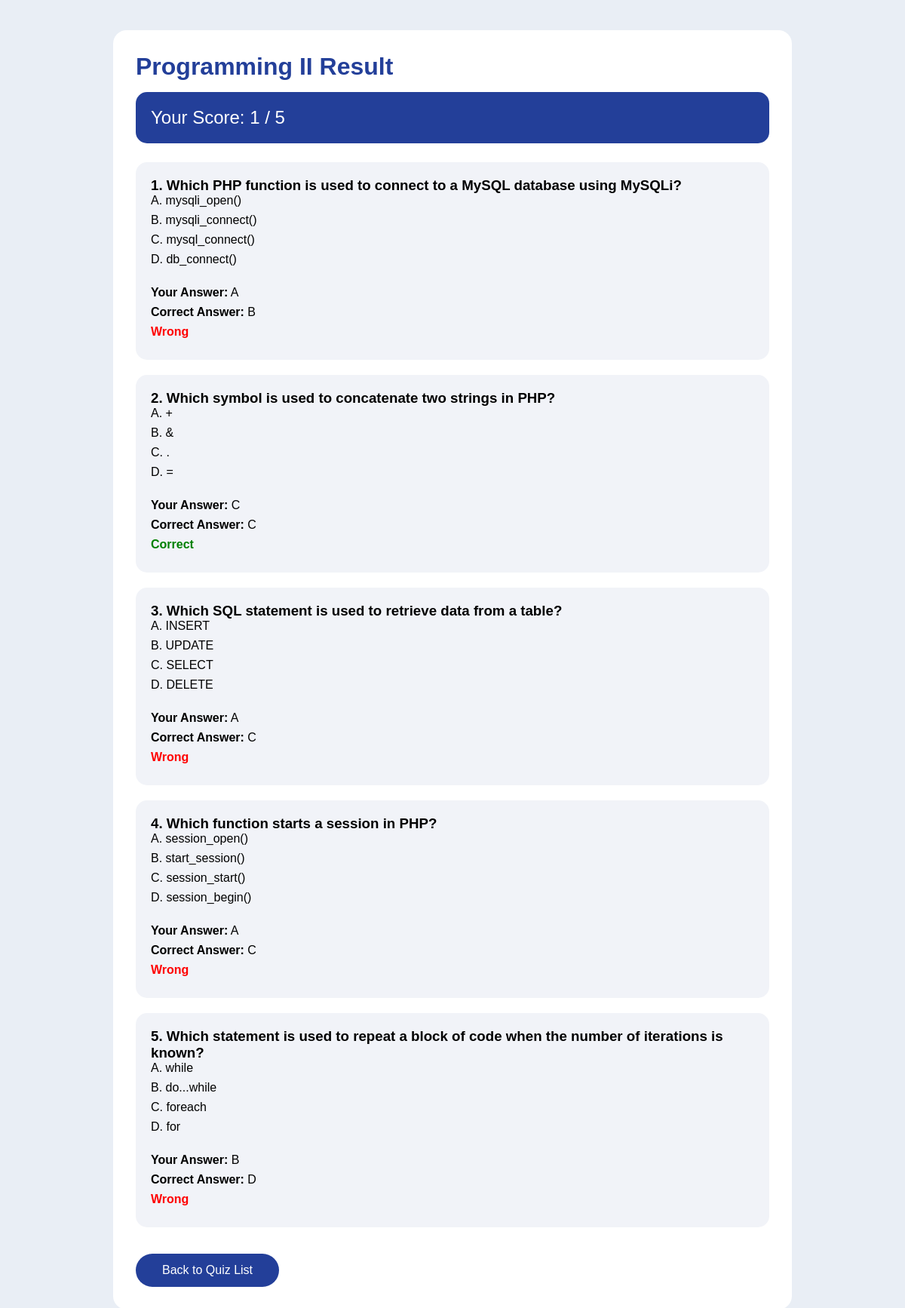
The app's page /quiz_result.php?attemptID=11 (signed in) with its own data.
### tables this page shows
CREATE TABLE `quiz` (
  `quizID` varchar(20) NOT NULL COMMENT 'Quiz identifier',
  `matricNoTutor` varchar(20) NOT NULL COMMENT 'Tutor who created quiz',
  `title` varchar(255) NOT NULL,
  `description` varchar(100) NOT NULL,
  `category` varchar(100) DEFAULT NULL,
  `difficulty` varchar(50) DEFAULT NULL,
  `cover` varchar(255) DEFAULT NULL,
  `time_limit` int(11) DEFAULT NULL,
  `attempts` int(11) DEFAULT NULL
);

CREATE TABLE `quiz_attempts` (
  `attemptID` int(11) NOT NULL,
  `quizID` varchar(20) NOT NULL,
  `matricNoStudent` varchar(20) NOT NULL,
  `score` int(11) NOT NULL,
  `total_question` int(11) NOT NULL,
  `user_answer` text NOT NULL,
  `attempt_date` timestamp NOT NULL DEFAULT current_timestamp() ON UPDATE current_timestamp()
);

CREATE TABLE `quiz_question` (
  `questionID` int(11) NOT NULL,
  `quizID` varchar(20) NOT NULL,
  `question` text NOT NULL,
  `optionA` varchar(255) NOT NULL,
  `optionB` varchar(255) NOT NULL,
  `optionC` varchar(255) NOT NULL,
  `optionD` varchar(255) NOT NULL,
  `correct_answer` varchar(10) NOT NULL
);

### quiz_result.php (the view, shortened to what this page needs)
<?php
include 'db_connect.php';
$attemptID = $_GET['attemptID'];
$matricNoStudent = $_SESSION['matric'];
$sqlAttempt = "SELECT * FROM quiz_attempts
               WHERE attemptID = ? AND matricNoStudent = ?";
$stmtAttempt = mysqli_prepare($conn, $sqlAttempt);
mysqli_stmt_bind_param($stmtAttempt, "is", $attemptID, $matricNoStudent);
mysqli_stmt_execute($stmtAttempt);
$attemptResult = mysqli_stmt_get_result($stmtAttempt);
$attempt = mysqli_fetch_assoc($attemptResult);
$quizID = $attempt['quizID'];
$userAnswers = json_decode($attempt['user_answer'], true);
$sqlQuiz = "SELECT * FROM quiz WHERE quizID = ?";
$stmtQuiz = mysqli_prepare($conn, $sqlQuiz);
mysqli_stmt_bind_param($stmtQuiz, "s", $quizID);
mysqli_stmt_execute($stmtQuiz);
$quizResult = mysqli_stmt_get_result($stmtQuiz);
$quiz = mysqli_fetch_assoc($quizResult);
$sqlQuestion = "SELECT * FROM quiz_question WHERE quizID = ?";
$stmtQuestion = mysqli_prepare($conn, $sqlQuestion);
mysqli_stmt_bind_param($stmtQuestion, "s", $quizID);
mysqli_stmt_execute($stmtQuestion);
$questionResult = mysqli_stmt_get_result($stmtQuestion);
?>
<!DOCTYPE html>
<html>
<head>
</head>
<body>
<div class="result-container">
    <h1><?php echo htmlspecialchars($quiz['title']); ?> Result</h1>
    <div class="score-box">
        Your Score: <?php echo $attempt['score']; ?> / <?php echo $attempt['total_question']; ?>
    </div>
    <?php $no = 1; ?>
    <?php while ($question = mysqli_fetch_assoc($questionResult)) { ?>
        <?php
            $questionID = $question['questionID'];
            $userAnswer = isset($userAnswers[$questionID]) ? $userAnswers[$questionID] : "Not answered";
            $correctAnswer = $question['correct_answer'];
            $status = ($userAnswer == $correctAnswer) ? "Correct" : "Wrong";
        ?>
        <div class="question-box">
            <h3>
                <?php echo $no++; ?>.
                <?php echo htmlspecialchars($question['question']); ?>
            </h3>
            <p>A. <?php echo htmlspecialchars($question['optionA']); ?></p>
            <p>B. <?php echo htmlspecialchars($question['optionB']); ?></p>
            <p>C. <?php echo htmlspecialchars($question['optionC']); ?></p>
            <p>D. <?php echo htmlspecialchars($question['optionD']); ?></p>
            <br>
            <p><b>Your Answer:</b> <?php echo htmlspecialchars($userAnswer); ?></p>
            <p><b>Correct Answer:</b> <?php echo htmlspecialchars($correctAnswer); ?></p>
            <p class="<?php echo ($status == 'Correct') ? 'correct' : 'wrong'; ?>">
                <?php echo $status; ?>
            </p>
        </div>
    <?php }
    ?>
    <button onclick="location.href='quiz_list.php?category=<?php echo urlencode($quiz['category']); ?>'">Back to Quiz List
    </button>
</div>
</body>
</html>

### quiz_result.php (style rules this page uses)
* { margin: 0; padding: 0; box-sizing: border-box; font-family: Arial, sans-serif; }
body { background: #e9eef5; padding: 40px; }
.result-container { max-width: 900px; margin: auto; background: white; padding: 30px; border-radius: 18px; }
h1 { color: #233f99; margin-bottom: 15px; }
.score-box { background: #233f99; color: white; padding: 20px; border-radius: 15px; font-size: 24px; margin-bottom: 25px; }
.question-box { background: #f1f3f8; padding: 20px; border-radius: 15px; margin-bottom: 20px; }
.correct { color: green; font-weight: bold; }
.wrong { color: red; font-weight: bold; }
p { margin-bottom: 8px; font-size: 16px; }
button { background: #233f99; color: white; border: none; padding: 13px 35px; border-radius: 25px; cursor: pointer; font-size: 16px; margin-top: 15px; }

### records on screen
quiz: title "Programming II"
quiz_attempts: score "1", total_question "5"
quiz_question: question "Which PHP function is used to connect to a MySQL database using MySQLi?", optionA "mysqli_open()", optionB "mysqli_connect()", optionC "mysql_connect()", optionD "db_connect()", questionID.user_answer "A", correct_answer "B", status "Wrong"
quiz_question: question "Which symbol is used to concatenate two strings in PHP?", optionA "+", optionB "&", optionC ".", optionD "=", questionID.user_answer "C", correct_answer "C", status "Correct"
quiz_question: question "Which SQL statement is used to retrieve data from a table?", optionA "INSERT", optionB "UPDATE", optionC "SELECT", optionD "DELETE", questionID.user_answer "A", correct_answer "C", status "Wrong"
quiz_question: question "Which function starts a session in PHP?", optionA "session_open()", optionB "start_session()", optionC "session_start()", optionD "session_begin()", questionID.user_answer "A", correct_answer "C", status "Wrong"
quiz_question: question "Which statement is used to repeat a block of code when the number of iterations is known?", optionA "while", optionB "do...while", optionC "foreach", optionD "for", questionID.user_answer "B", correct_answer "D", status "Wrong"
